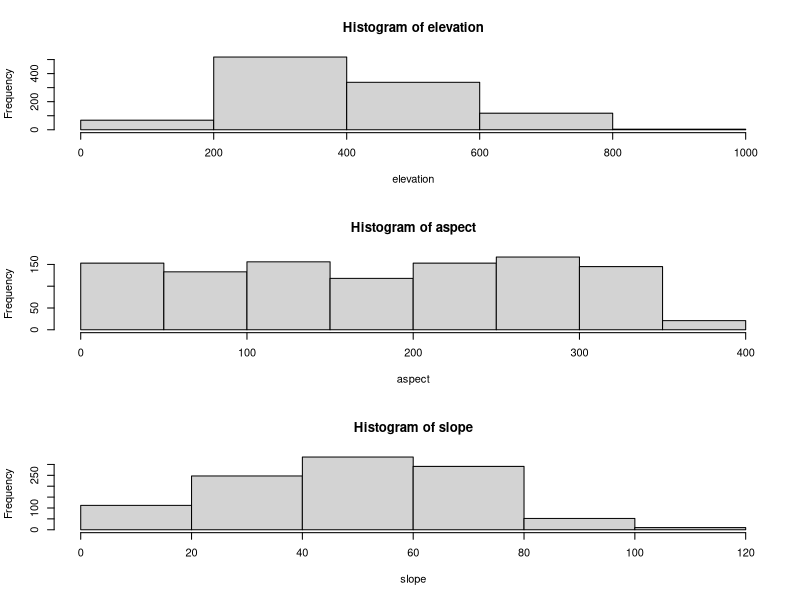
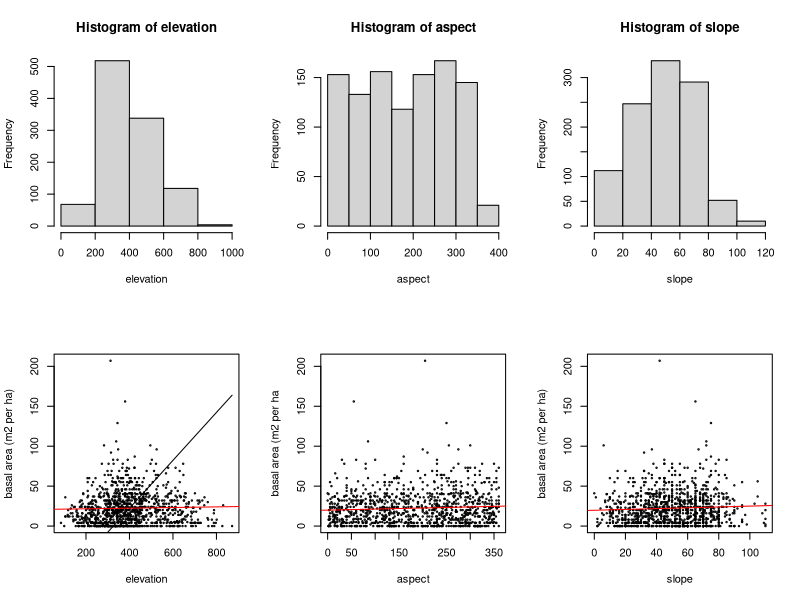

Write R code to recreate these figures, in order.
install.packages("here")
require("here")

read.csv(here("eco_634_2021","data","habitat.sta.csv"))->dat_habitat
elevation<-dat_habitat$elev
aspect<-dat_habitat$aspect
slope<-dat_habitat$slope

par(mfrow=c(3,1))
hist(elevation,breaks=5)
hist(aspect)
hist(slope,breaks=7)


totalba<-dat_habitat$ba.tot


#all 6 combined
#function to make linear line
line_point_slope = function(x, x1, y1, slope)
{
  get_y_intercept = 
    function(x1, y1, slope) 
      return(-(x1 * slope) + y1)
  
  linear = 
    function(x, yint, slope) 
      return(yint + x * slope)
  
  return(linear(x, get_y_intercept(x1, y1, slope), slope))
}

png(file=here("dataexplorationassignmentfigure.png"),width=1200,height=1000)
par(mfrow=c(2,3))
hist(elevation,breaks=5)
hist(aspect)
hist(slope,breaks=7)
plot(y=dat_habitat$ba.tot,x=dat_habitat$elev,cex=0.3,ylab="basal area (m2 per ha)",xlab="elevation")
data_center_x=mean(dat_habitat$elev)
data_center_y=mean(dat_habitat$ba.tot)
curve(line_point_slope(x, data_center_x, data_center_y, 0.3), add = TRUE)
abline(lm(ba.tot~elev,dat_habitat),col="red")
plot(y=dat_habitat$ba.tot,x=dat_habitat$aspect,cex=0.3,ylab="basal area (m2 per ha",xlab="aspect")
abline(lm(ba.tot~aspect,dat_habitat),col="red")
plot(y=dat_habitat$ba.tot,x=dat_habitat$slope,cex=0.3,ylab="basal area (m2 per ha)",xlab="slope")
x=dat_habitat$slope
#curve(line_point_slope(x,x1=3.5,y1=1.25,slope=0.4),add=TRUE)
abline(lm(ba.tot~slope,dat_habitat),col="red")
dev.off()



#Q2